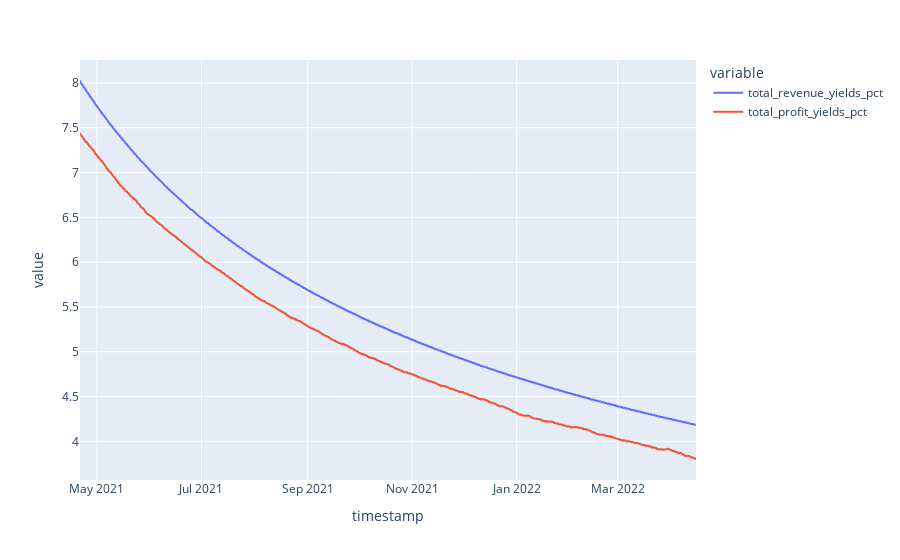

Notebook code for this chart:
### Markdown cell above
## EIP1559 Disabled

### Code cell
df.query("subset == 0").plot(x='timestamp', y=['total_revenue_yields_pct', 'total_profit_yields_pct'])

### Figure 1 — Plotly figure (JSON) as saved in the notebook; plotly's stock layout.template omitted (floating-point values rounded to 4 significant figures; data arrays with more than 128 entries replaced by an {"elided": "..."} marker saying what was removed)
{"data": [{"hovertemplate": "variable=total_revenue_yields_pct<br>timestamp=%{x}<br>value=%{y}<extra></extra>", "legendgroup": "total_revenue_yields_pct", "line": {"color": "#636efa", "dash": "solid"}, "mode": "lines", "name": "total_revenue_yields_pct", "showlegend": true, "type": "scattergl", "x": {"elided": "810 str values"}, "xaxis": "x", "y": {"elided": "810 float values"}, "yaxis": "y"}, {"hovertemplate": "variable=total_profit_yields_pct<br>timestamp=%{x}<br>value=%{y}<extra></extra>", "legendgroup": "total_profit_yields_pct", "line": {"color": "#EF553B", "dash": "solid"}, "mode": "lines", "name": "total_profit_yields_pct", "showlegend": true, "type": "scattergl", "x": {"elided": "810 str values"}, "xaxis": "x", "y": {"elided": "810 float values"}, "yaxis": "y"}], "layout": {"autosize": true, "legend": {"title": {"text": "variable"}, "tracegroupgap": 0}, "margin": {"t": 60}, "xaxis": {"anchor": "y", "autorange": true, "domain": [0, 1], "range": ["2021-04-21 02:34:37.0918", "2022-04-15 15:54:37.0918"], "title": {"text": "timestamp"}, "type": "date"}, "yaxis": {"anchor": "x", "autorange": true, "domain": [0, 1], "range": [3.569, 8.256], "title": {"text": "value"}, "type": "linear"}}}
